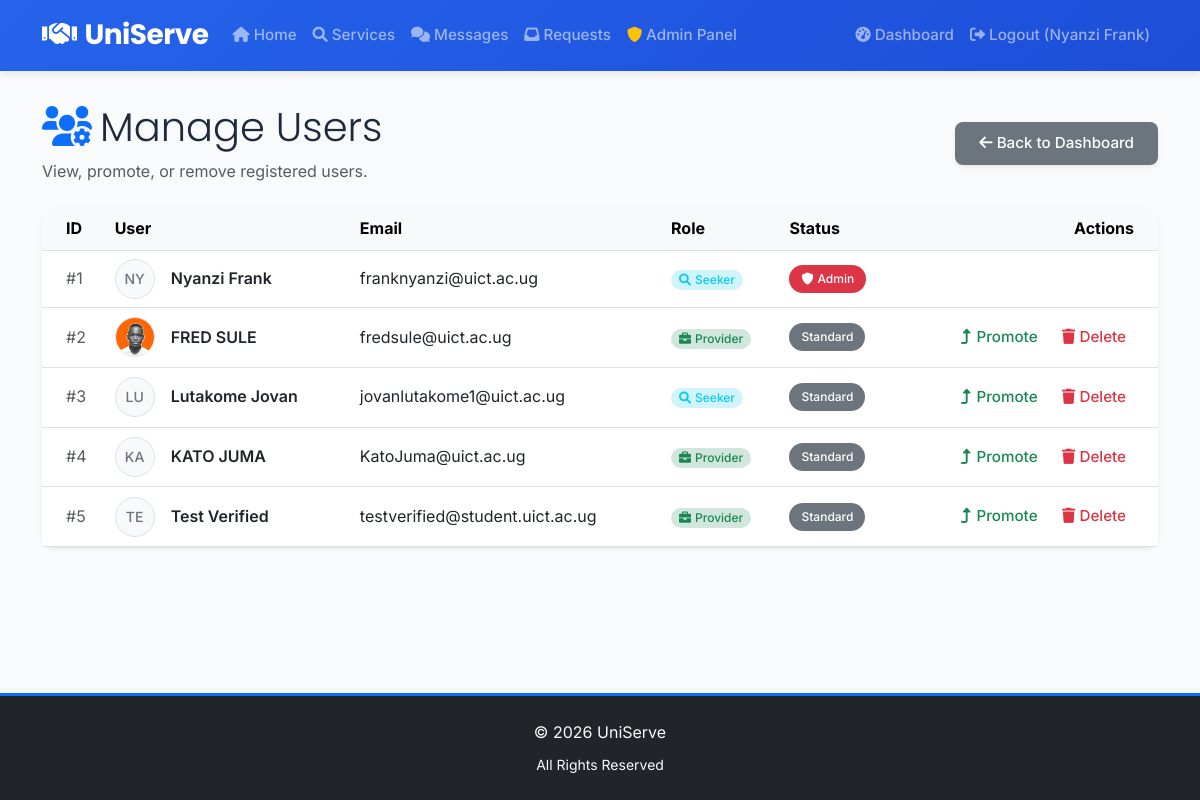
The app's page /admin/users (signed in) with its own data.
### app.py (models this page shows)
class User(db.Model):
    id = db.Column(db.Integer, primary_key=True)
    name = db.Column(db.String(100), nullable=False)
    email = db.Column(db.String(100), unique=True, nullable=False)
    password = db.Column(db.String(200), nullable=False)
    user_type = db.Column(db.String(20), nullable=False)
    is_admin = db.Column(db.Boolean, default=False)
    profile_picture = db.Column(db.String(200), nullable=True)
    student_id_document = db.Column(db.String(200), nullable=True)
    verification_status = db.Column(db.String(20), default='unverified')
    registration_date = db.Column(db.DateTime, default=datetime.utcnow)
    services = db.relationship('Service', backref='provider', lazy=True)
    reviews_given = db.relationship('Review', foreign_keys='Review.reviewer_id', backref='reviewer', lazy=True)
    reviews_received = db.relationship('Review', foreign_keys='Review.reviewee_id', backref='reviewee', lazy=True)

### app.py (the view)
@app.route('/admin/users')
@admin_required
def admin_users():
    users = User.query.all()
    return render_template('admin_users.html', users=users)

### app.py (called while the page is built)
def admin_required(f):
    @wraps(f)
    def decorated_function(*args, **kwargs):
        if 'user_id' not in session or not session.get('is_admin'):
            flash('Admin access required.', 'danger')
            return redirect(url_for('index'))
        return f(*args, **kwargs)
    return decorated_function

### templates/admin_users.html
{% extends 'base.html' %}
{% block content %}
<div class="row mb-4 mt-2">
    <div class="col-12 d-flex justify-content-between align-items-center">
        <div>
            <h2 class="display-6"><i class="fas fa-users-cog text-primary me-2"></i>Manage Users</h2>
            <p class="text-muted mb-0">View, promote, or remove registered users.</p>
        </div>
        <a href="{{ url_for('admin_dashboard') }}" class="btn btn-secondary shadow-sm">
            <i class="fas fa-arrow-left me-1"></i>Back to Dashboard
        </a>
    </div>
</div>
<div class="card shadow-sm border-0 mb-5">
    <div class="card-body p-0 table-responsive">
        <table class="table table-hover mb-0 align-middle">
            <thead class="table-light">
                <tr>
                    <th class="ps-4">ID</th>
                    <th>User</th>
                    <th>Email</th>
                    <th>Role</th>
                    <th>Status</th>
                    <th class="text-end pe-4">Actions</th>
                </tr>
            </thead>
            <tbody>
                {% for u in users %}
                <tr>
                    <td class="ps-4 text-muted">#{{ u.id }}</td>
                    <td>
                        <div class="d-flex align-items-center">
                            {% if u.profile_picture %}
                                <img src="{{ url_for('static', filename='uploads/profile_pictures/' + u.profile_picture) }}" class="rounded-circle me-3 border" width="40" height="40" style="object-fit: cover;">
                            {% else %}
                                <div class="bg-light text-secondary rounded-circle d-flex align-items-center justify-content-center me-3 border" style="width: 40px; height: 40px; font-weight: 500; font-size: 14px;">
                                    {{ u.name[:2].upper() }}
                                </div>
                            {% endif %}
                            <div class="fw-semibold">{{ u.name }}</div>
                        </div>
                    </td>
                    <td><a href="mailto:{{ u.email }}" class="text-decoration-none text-body">{{ u.email }}</a></td>
                    <td>
                        {% if u.user_type == 'provider' %}
                            <span class="badge bg-success-subtle text-success px-2 py-1 rounded-pill"><i class="fas fa-briefcase me-1"></i>Provider</span>
                        {% else %}
                            <span class="badge bg-info-subtle text-info px-2 py-1 rounded-pill"><i class="fas fa-search me-1"></i>Seeker</span>
                        {% endif %}
                    </td>
                    <td>
                        {% if u.is_admin %}
                            <span class="badge bg-danger"><i class="fas fa-shield-alt me-1"></i>Admin</span>
                        {% else %}
                            <span class="badge bg-secondary">Standard</span>
                        {% endif %}
                    </td>
                    <td class="text-end pe-4">
                        {% if not u.is_admin %}
                        <form action="{{ url_for('promote_user', user_id=u.id) }}" method="POST" class="d-inline">
                            <button type="submit" class="btn btn-sm btn-outline-success border-0 px-2" onclick="return confirm('Promote {{ u.name }} to Admin? They will have full access.');" title="Promote to Admin">
                                <i class="fas fa-level-up-alt"></i> Promote
                            </button>
                        </form>
                        {% endif %}
                        {% if u.id != session.user_id %}
                        <form action="{{ url_for('delete_user', user_id=u.id) }}" method="POST" class="d-inline ms-1">
                            <button type="submit" class="btn btn-sm btn-outline-danger border-0 px-2" onclick="return confirm('Permanently delete {{ u.name }}\'s account? This removes all their data.');" title="Delete User">
                                <i class="fas fa-trash"></i> Delete
                            </button>
                        </form>
                        {% endif %}
                    </td>
                </tr>
                {% else %}
                <tr>
                    <td colspan="6" class="text-center py-5 text-muted">No users registered found.</td>
                </tr>
                {% endfor %}
            </tbody>
        </table>
    </div>
</div>
{% endblock %}

### templates/base.html (shortened to what this page needs)
<!DOCTYPE html>
<html lang="en">
<head>
    <link href="https://cdn.jsdelivr.net/npm/bootstrap@5.3.0/dist/css/bootstrap.min.css" rel="stylesheet">
    <link rel="stylesheet" href="https://cdnjs.cloudflare.com/ajax/libs/font-awesome/6.0.0/css/all.min.css">
    <link href="{{ url_for('static', filename='css/style.css') }}" rel="stylesheet">
</head>
<body class="d-flex flex-column min-vh-100">
    <nav class="navbar navbar-expand-lg navbar-dark">
        <div class="container">
            <a class="navbar-brand" href="{{ url_for('index') }}">
                <i class="fas fa-handshake me-2"></i>UniServe
            </a>
            <div class="collapse navbar-collapse" id="navbarNav">
                <ul class="navbar-nav me-auto">
                    <li class="nav-item">
                        <a class="nav-link" href="{{ url_for('index') }}">
                            <i class="fas fa-home me-1"></i>Home
                        </a>
                    </li>
                    <li class="nav-item">
                        <a class="nav-link" href="{{ url_for('services') }}">
                            <i class="fas fa-search me-1"></i>Services
                        </a>
                    </li>
                    {% if session.user_id %}
                    <li class="nav-item">
                        <a class="nav-link" href="{{ url_for('messages') }}">
                            <i class="fas fa-comments me-1"></i>Messages
                        </a>
                    </li>
                    <li class="nav-item">
                        <a class="nav-link" href="{{ url_for('service_requests') }}">
                            <i class="fas fa-inbox me-1"></i>Requests
                        </a>
                    </li>
                    {% endif %}
                    {% if session.is_admin %}
                    <li class="nav-item">
                        <a class="nav-link" href="{{ url_for('admin_dashboard') }}">
                            <i class="fas fa-shield-alt me-1 text-warning"></i>Admin Panel
                        </a>
                    </li>
                    {% endif %}
                </ul>
                <ul class="navbar-nav">
                    {% if session.user_id %}
                    <li class="nav-item">
                        <a class="nav-link" href="{{ url_for('dashboard') }}">
                            <i class="fas fa-tachometer-alt me-1"></i>Dashboard
                        </a>
                    </li>
                    <li class="nav-item">
                        <a class="nav-link" href="{{ url_for('logout') }}">
                            <i class="fas fa-sign-out-alt me-1"></i>Logout ({{ session.user_name }})
                        </a>
                    </li>
                    {% endif %}
                </ul>
            </div>
        </div>
    </nav>
    <div class="container mt-4">
        {% block content %}{% endblock %}
    </div>
    <footer class="bg-dark text-light py-4 mt-auto w-100 border-top border-primary border-3">
        <div class="container text-center">
            <p class="mb-2">&copy; 2026 UniServe</p>
            <p class="mb-0 small">
                All Rights Reserved
            </p>
        </div>
    </footer>
    <div class="toast-container position-fixed bottom-0 end-0 p-3" style="z-index: 1055;">
    </div>
</body>
</html>

### static/css/style.css (style rules this page uses)
:root { --primary-color: #2563eb; --primary-dark: #1d4ed8; --secondary-color: #64748b; --success-color: #10b981; --warning-color: #f59e0b; --danger-color: #ef4444; --light-color: #f8fafc; --dark-color: #1e293b; --border-radius: 12px; --shadow: 0 4px 6px -1px rgba(0, 0, 0, 0.1), 0 2px 4px -1px rgba(0, 0, 0, 0.06); --shadow-lg: 0 10px 15px -3px rgba(0, 0, 0, 0.1), 0 4px 6px -2px rgba(0, 0, 0, 0.05); }
body { font-family: 'Inter', -apple-system, BlinkMacSystemFont, 'Segoe UI', Roboto, sans-serif; background-color: #f8fafc; color: #334155; line-height: 1.6; font-weight: 400; }
h1, h2, h3, h4, h5, h6 { font-family: 'Poppins', -apple-system, BlinkMacSystemFont, 'Segoe UI', Roboto, sans-serif; font-weight: 600; line-height: 1.3; color: #1e293b; margin-bottom: 0.5rem; }
h2 { font-size: 2rem; }
.navbar-brand { font-family: 'Poppins', sans-serif; font-weight: 700; font-size: 1.75rem; letter-spacing: -0.5px; }
.navbar-nav .nav-link { font-weight: 500; font-size: 0.95rem; transition: color 0.2s ease; }
.card { border: none; border-radius: var(--border-radius); box-shadow: var(--shadow); transition: all 0.3s ease; background: white; }
.card-body { padding: 1.5rem; }
.btn { font-family: 'Inter', sans-serif; font-weight: 500; border-radius: 8px; padding: 0.625rem 1.5rem; transition: all 0.2s ease; border: none; font-size: 0.95rem; }
.badge { font-family: 'Inter', sans-serif; font-weight: 500; border-radius: 20px; padding: 0.5rem 0.75rem; font-size: 0.75rem; }
.navbar { box-shadow: 0 2px 10px rgba(0, 0, 0, 0.1); background: linear-gradient(135deg, var(--primary-color), var(--primary-dark)) !important; }
footer { background: #1e293b !important; color: #cbd5e1; font-family: 'Inter', sans-serif; }
footer p { margin-bottom: 0.25rem; }

### records on screen
User: user_name "Nyanzi Frank", id "1", name "NY", name "Nyanzi Frank", email "franknyanzi@uict.ac.ug", user_type "seeker" (drawn), is_admin True (drawn)
User: id "2", profile_picture (picture), name "FRED SULE", email "fredsule@uict.ac.ug", user_type "provider" (drawn), is_admin "Standard"
User: id "3", name "LU", name "Lutakome Jovan", email "jovanlutakome1@uict.ac.ug", user_type "seeker" (drawn), is_admin "Standard"
User: id "4", name "KA", name "KATO JUMA", email "KatoJuma@uict.ac.ug", user_type "provider" (drawn), is_admin "Standard"
User: id "5", name "TE", name "Test Verified", email "testverified@student.uict.ac.ug", user_type "provider" (drawn), is_admin "Standard"
